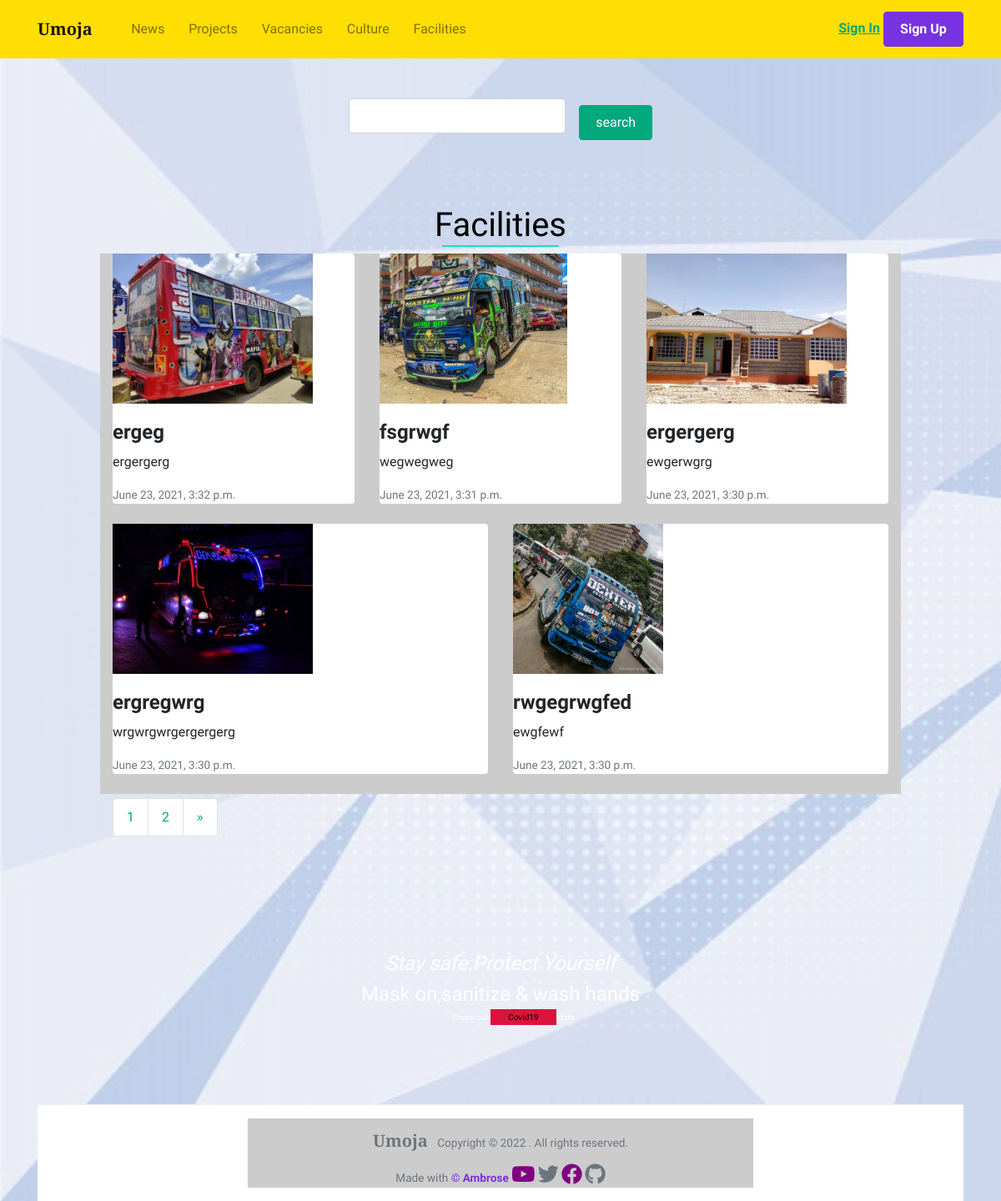
Page /facilities/ on the earlier database version.
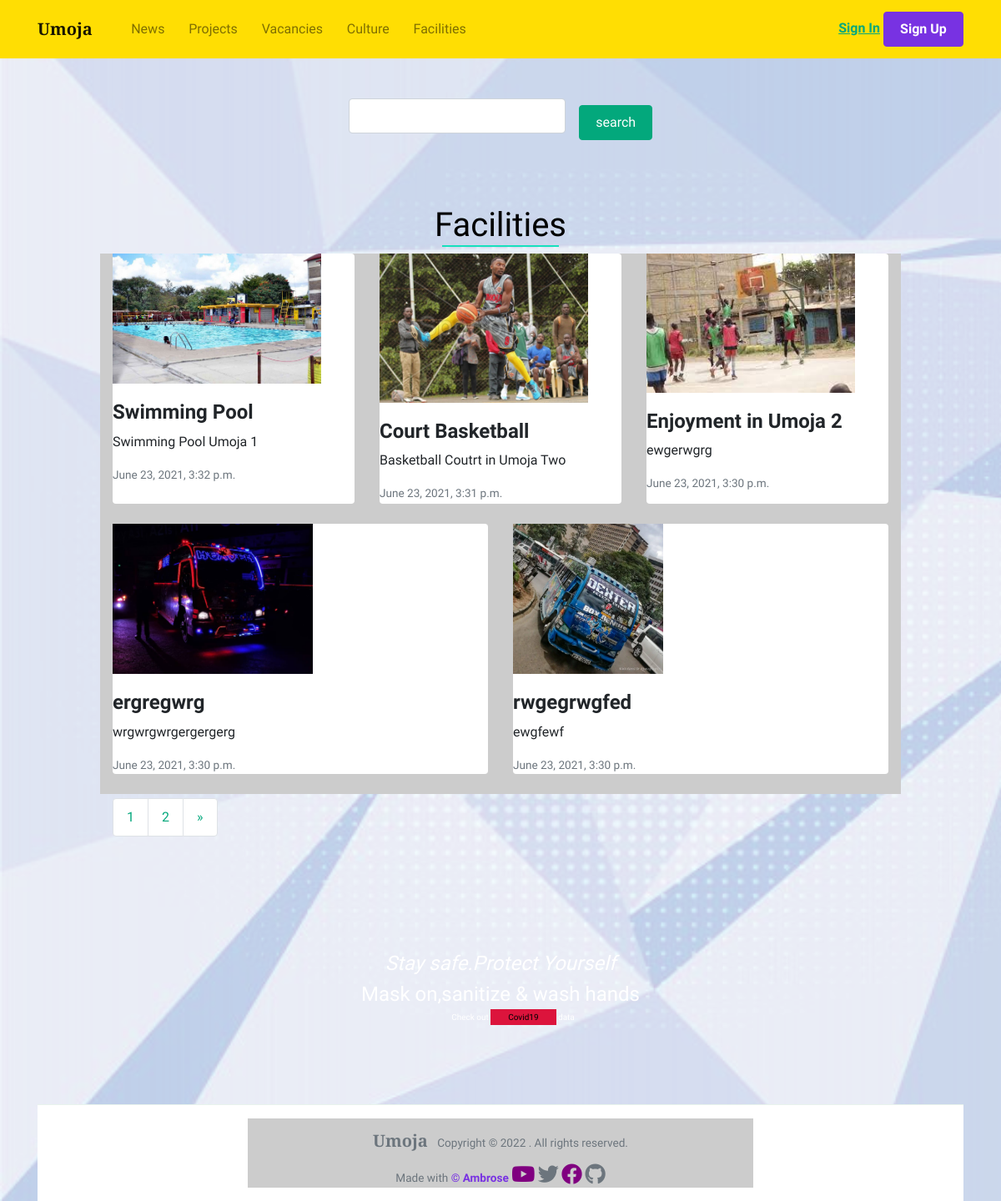
Same page on the later database version.
### facilities/models.py (models this page shows, shortened)
class Facilities(models.Model):
    name = models.CharField(max_length=50)
    img = models.ImageField(upload_to="images")
    description = models.CharField(max_length=100)
    body = RichTextUploadingField(max_length=2000)
    slug = models.SlugField(blank=True, null=True)
    date_created = models.DateTimeField(auto_now_add=True, null=True, blank=True)
    class Meta:
        ordering: ['-date_created']

### facilities/views.py (the view)
# urls.py: path('', FacilitiesListView, name='facilities_home'),
def FacilitiesListView(request):
    projects = Facilities.objects.all().order_by('-date_created')
    myFilter = FacilitiesFilter(request.GET, queryset=projects)
    projects = myFilter.qs
    page = request.GET.get('page')
    paginator = Paginator(projects, 5)
    try:
        projects = paginator.page(page)
    except PageNotAnInteger:
        projects = paginator.page('1')
    except EmptyPage:
        projects = paginator.page(paginator.num_page)
    context = {
        'projects':projects,
        'myFilter':myFilter,
    }
    return render(request, 'facilities/facilities_list.html', context)

### facilities/templates/facilities/facilities_list.html (shortened to what this page needs)
{% extends "index.html" %}
{% block content %}
{% load static %}
{% load crispy_forms_tags %}
<section class="main-container">
    <div class="mt-5">
        <form method="get">
            {{ myFilter.form|crispy }}
            <input type="submit" class="btn btn-primary ml-3" value="search">
        </form>
    </div>
<div class="container pt-4 pb-4">
    <h1 class="row-link">Facilities</h1>
	<div class="row">
        {% for update in projects %}
		<div class="col">
			<div class="card border-0 mb-4 box-shadow h-xl-300 pl-0">
                <div class="img-doc">
                    <img class="img-fluid" height="200"  src="{{ update.img.url }}" />
                </div>
				<div class="card-body px-0 pb-0 d-flex flex-column align-items-start">
					<h2 class="h4 font-weight-bold">
					<a class="text-dark" href="{% url 'facilities:facilities_detail' slug=update.slug %}">{{ update.name|truncatechars:20  }}</a>
					</h2>
					<p class="card-text">
                        {{ update.description|truncatechars:30  }}
                    </p>
					<div>
						<small class="d-block"><a class="text-muted" href="">{{ update.date_created }}</a></small>
					</div>
				</div>
			</div>
		</div>
        {% endfor %}
	</div>
    <div style="margin-top: 5px;">
        {% if projects.has_other_pages %}
        <ul class="pagination">
            {% for i in projects.paginator.page_range %}
            {% if updates.number == i %}
            <li class="page-item"><a class="active page-link">{{ i }}</a> </li>
            {% else %}
            <li class="page-item"><a href="?page={{ i }}" class="page-link">{{ i }}</a> </li>
            {% endif %}
            {% endfor %}
            {% if projects.has_next %}
            <li class="page-item"><a href="?page={{ projects.next_page_number }}" class="page-link">&raquo;</a></li>
            {% endif %}
        </ul>
        {% endif %}
    </div>
</div>
<div class="cov-container" style="margin-top: 3%;">
    <div class="covid-container">
        <h4><i>Stay safe.Protect Yourself</i></h4>
        <h4>Mask on,sanitize & wash hands</h4>
        <h6>Check out <a href="{% url 'covid:dashboard' %}" class="covid-butt">Covid19</a> data</h6>
    </div>
</div>
</section>
{% endblock %}

Differences in the rows shown:
changed Facilities: img: a different picture; name "ergeg" → "Swimming Pool"; description "ergergerg" → "Swimming Pool Umoja 1"
changed Facilities: img: a different picture; name "fsgrwgf" → "Court Basketball"; description "wegwegweg" → "Basketball Coutrt in Umoja Two"
changed Facilities "ewgerwgrg": img: a different picture; name "ergergerg" → "Enjoyment in Umoja 2"
